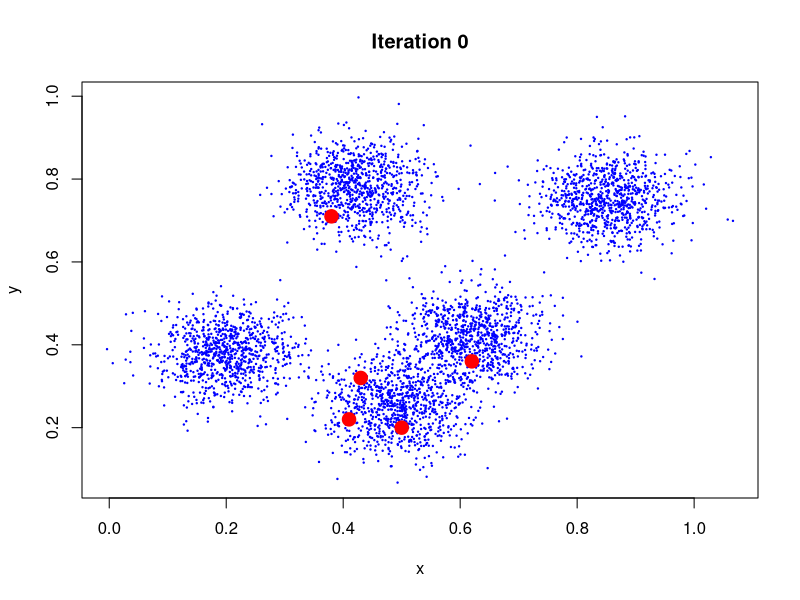
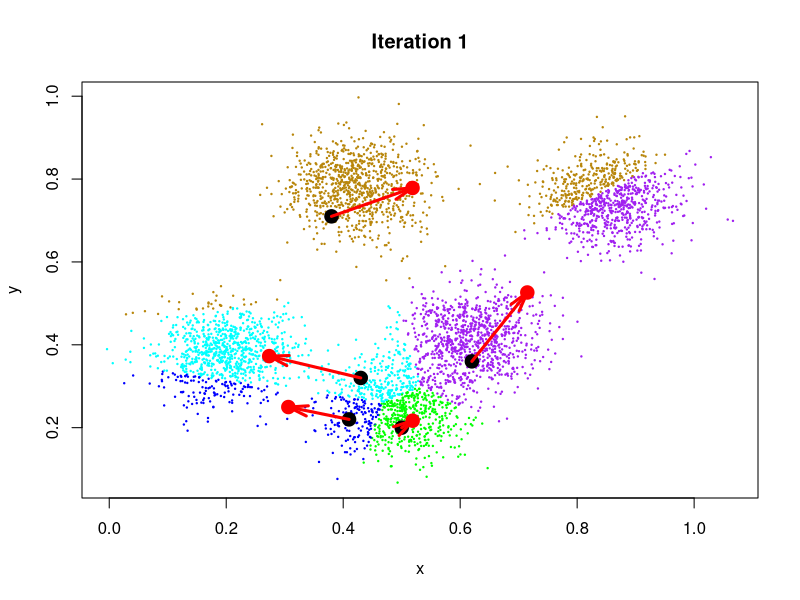
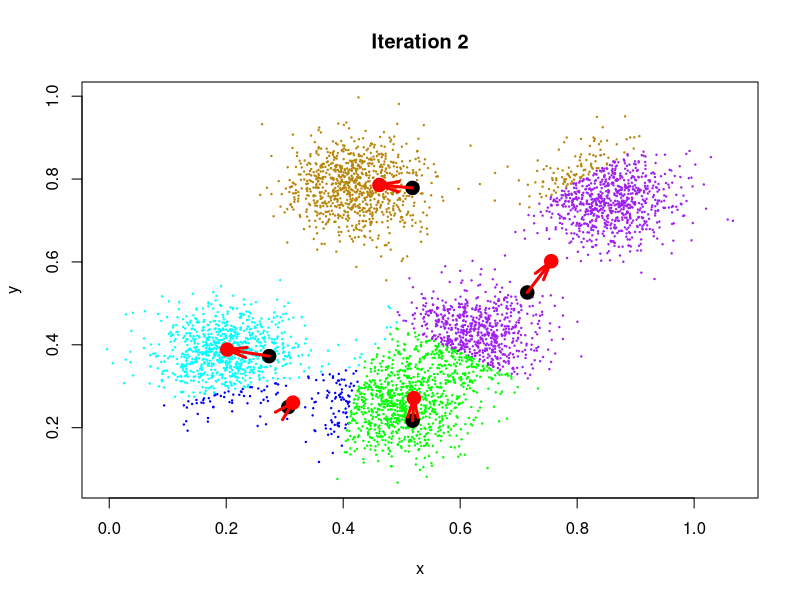
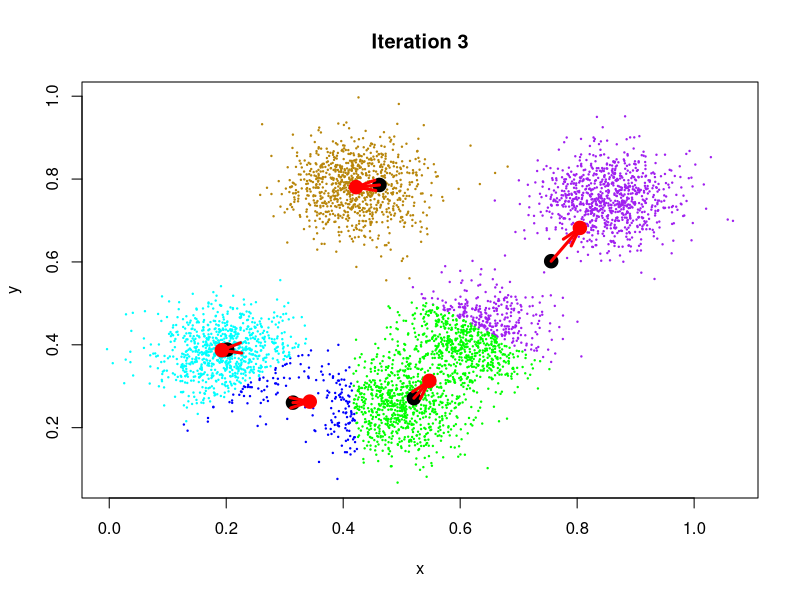
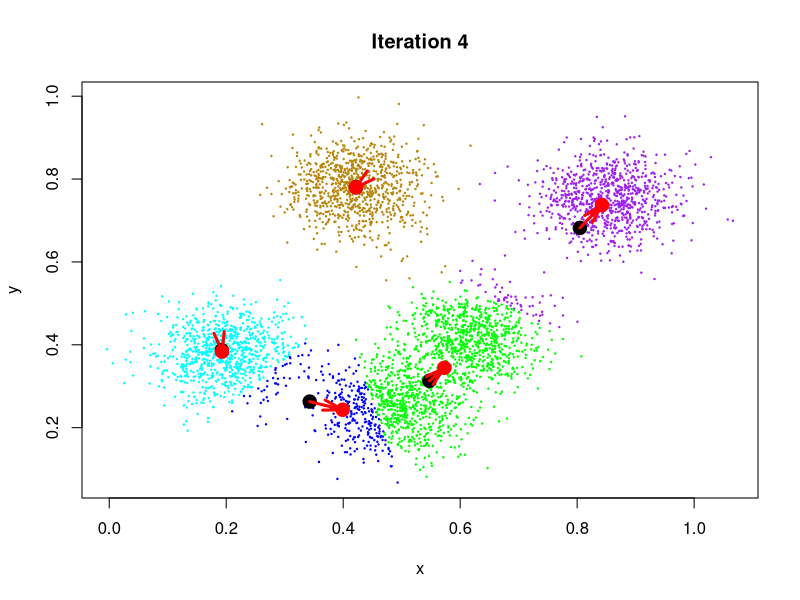
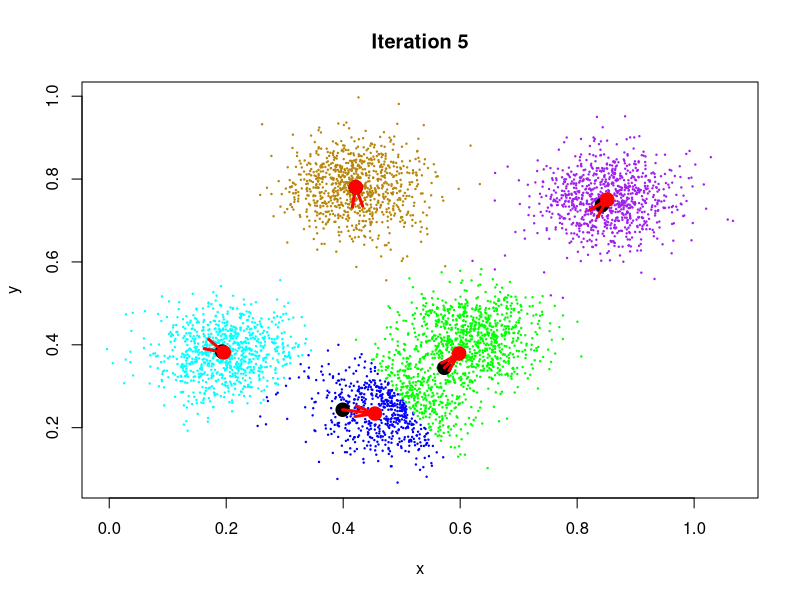
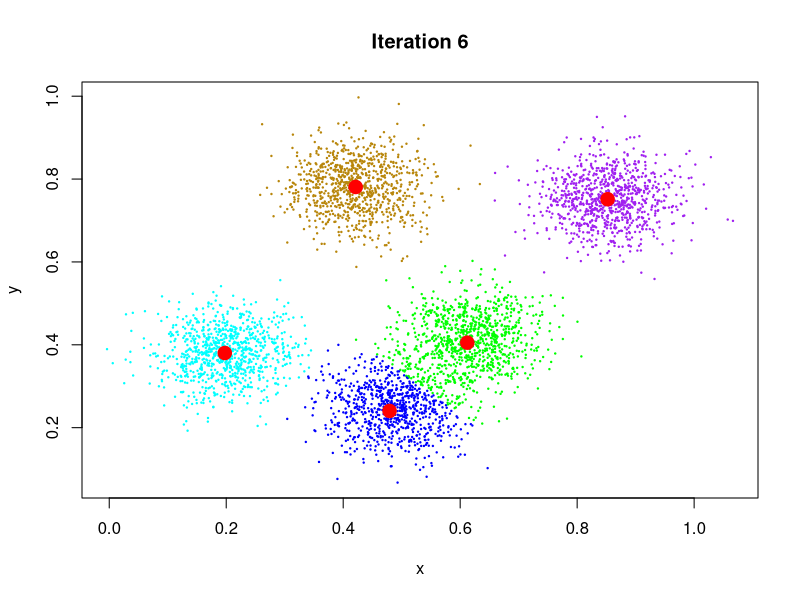
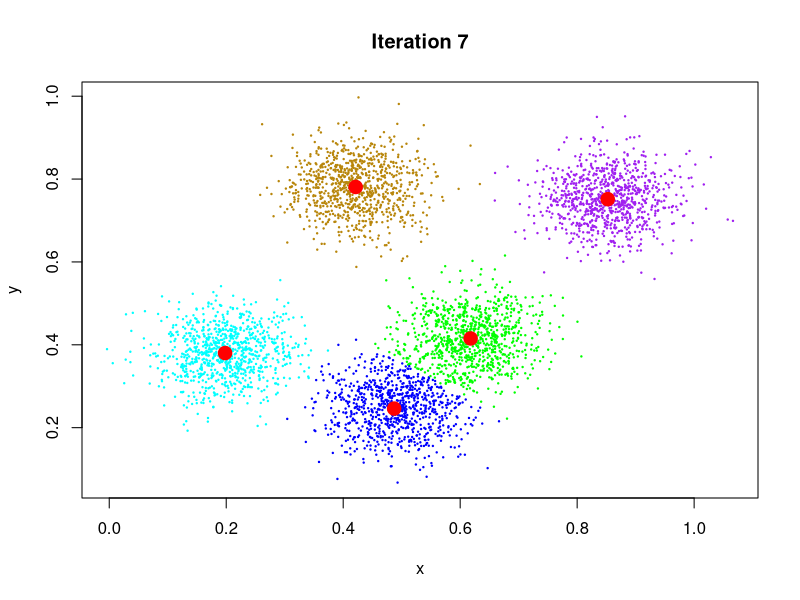

Source code (R) for these figures, in order:
# K Means cluster analysis (step by step)

# beverage <- read.table("Data_beverage.csv", header = T, sep = ";")
# head(beverage)
# summary(beverage)
# 
# beverage$numb.obs <- NULL

set.seed(1234)

# quantity of observations in each cluster
n.obs <- 900
# standart deviation
sd.1 <- 0.06

# Generation of clusters
x1 <- rnorm(n.obs, mean = .20, sd = sd.1)
y1 <- rnorm(n.obs, mean = .38, sd = sd.1)

x2 <- rnorm(n.obs, mean = .49, sd = sd.1)
y2 <- rnorm(n.obs, mean = .25, sd = sd.1)

x3 <- rnorm(n.obs, mean = .62, sd = sd.1)
y3 <- rnorm(n.obs, mean = .42, sd = sd.1)

x4 <- rnorm(n.obs, mean = .42, sd = sd.1)
y4 <- rnorm(n.obs, mean = .78, sd = sd.1)

x5 <- rnorm(n.obs, mean = .85, sd = sd.1)
y5 <- rnorm(n.obs, mean = .75, sd = sd.1)

# Creation one matrix
x.0 <- c(x1, x2, x3, x4, x5)
y.0 <- c(y1, y2, y3, y4, y5)
data.0 <- cbind(x.0, y.0)

colnames(data.0) <- c("x", "y")

# Centers of klusters
x.start <- c(.50, .41, .43, .62, .38)
y.start <- c(.20, .22, .32, .36, .71)
centers.0 <- cbind(x.start, y.start)

# Step by step clustering
clus.1  <- kmeans(data.0, centers = centers.0,       iter.max = 1, algorithm = "Lloyd")
clus.2  <- kmeans(data.0, centers = clus.1$centers,  iter.max = 1, algorithm = "Lloyd")
clus.3  <- kmeans(data.0, centers = clus.2$centers,  iter.max = 1, algorithm = "Lloyd")
clus.4  <- kmeans(data.0, centers = clus.3$centers,  iter.max = 1, algorithm = "Lloyd")
clus.5  <- kmeans(data.0, centers = clus.4$centers,  iter.max = 1, algorithm = "Lloyd")

clus.6  <- kmeans(data.0, centers = clus.5$centers,  iter.max = 1, algorithm = "Lloyd")
clus.7  <- kmeans(data.0, centers = clus.6$centers,  iter.max = 1, algorithm = "Lloyd")
clus.8  <- kmeans(data.0, centers = clus.7$centers,  iter.max = 1, algorithm = "Lloyd")
clus.9  <- kmeans(data.0, centers = clus.8$centers,  iter.max = 1, algorithm = "Lloyd")
clus.10 <- kmeans(data.0, centers = clus.9$centers,  iter.max = 1, algorithm = "Lloyd")

clus.11 <- kmeans(data.0, centers = clus.10$centers, iter.max = 1, algorithm = "Lloyd")
clus.12 <- kmeans(data.0, centers = clus.11$centers, iter.max = 1, algorithm = "Lloyd")
clus.13 <- kmeans(data.0, centers = clus.12$centers, iter.max = 1, algorithm = "Lloyd")
clus.14 <- kmeans(data.0, centers = clus.13$centers, iter.max = 1, algorithm = "Lloyd")
clus.15 <- kmeans(data.0, centers = clus.14$centers, iter.max = 1, algorithm = "Lloyd")



# Size of points in plot
cex.1 <- .2
# Colors of clusters
col.1 <- c("green", "blue", "cyan", "purple", "darkgoldenrod")



plot(data.0, col = "blue", pch = 19, main = "Iteration 0", cex = cex.1)
points(x.start, y.start, col = "red", xlim = c(0, 1), ylim = c(0, 1.1), cex = cex.1 * 9, pch = 19)

plot(data.0, col = col.1[clus.1$cluster], pch = 19, main = "Iteration 1", cex = cex.1)
points(x.start, y.start, col = "black", xlim = c(0, 1), ylim = c(0, 1.1), cex = cex.1 * 9, pch = 19)
points(clus.1$centers, col = "red", xlim = c(0, 1), ylim = c(0, 1.1), cex = cex.1 * 9, pch = 19)
arrows(x.start, y.start, x1 = clus.1$centers[,1], y1 = clus.1$centers[,2],
       col = "red", lwd = 3, angle = 15, length = .2)

plot(data.0, col = col.1[clus.2$cluster], pch = 19, main = "Iteration 2", cex = cex.1)
points(clus.1$centers, col = "black", xlim = c(0, 1), ylim = c(0, 1.1), cex = cex.1 * 9, pch = 19)
points(clus.2$centers, col = "red", xlim = c(0, 1), ylim = c(0, 1.1), cex = cex.1 * 9, pch = 19)
arrows(clus.1$centers[,1], clus.1$centers[,2], x1 = clus.2$centers[,1], y1 = clus.2$centers[,2],
       col = "red", lwd = 3, angle = 15, length = .2)

plot(data.0, col = col.1[clus.3$cluster], pch = 19, main = "Iteration 3", cex = cex.1)
points(clus.2$centers, col = "black", xlim = c(0, 1), ylim = c(0, 1.1), cex = cex.1 * 9, pch = 19)
points(clus.3$centers, col = "red", xlim = c(0, 1), ylim = c(0, 1.1), cex = cex.1 * 9, pch = 19)
arrows(clus.2$centers[,1], clus.2$centers[,2], x1 = clus.3$centers[,1], y1 = clus.3$centers[,2],
       col = "red", lwd = 3, angle = 15, length = .2)

plot(data.0, col = col.1[clus.4$cluster], pch = 19, main = "Iteration 4", cex = cex.1)
points(clus.3$centers, col = "black", xlim = c(0, 1), ylim = c(0, 1.1), cex = cex.1 * 9, pch = 19)
points(clus.4$centers, col = "red", xlim = c(0, 1), ylim = c(0, 1.1), cex = cex.1 * 9, pch = 19)
arrows(clus.3$centers[,1], clus.3$centers[,2], x1 = clus.4$centers[,1], y1 = clus.4$centers[,2],
       col = "red", lwd = 3, angle = 15, length = .2)

plot(data.0, col = col.1[clus.5$cluster], pch = 19, main = "Iteration 5", cex = cex.1)
points(clus.4$centers, col = "black", xlim = c(0, 1), ylim = c(0, 1.1), cex = cex.1 * 9, pch = 19)
points(clus.5$centers, col = "red", xlim = c(0, 1), ylim = c(0, 1.1), cex = cex.1 * 9, pch = 19)
arrows(clus.4$centers[,1], clus.4$centers[,2], x1 = clus.5$centers[,1], y1 = clus.5$centers[,2],
       col = "red", lwd = 3, angle = 15, length = .2)

plot(data.0, col = col.1[clus.6$cluster], pch = 19, main = "Iteration 6", cex = cex.1)
points(clus.6$centers, col = "red", xlim = c(0, 1), ylim = c(0, 1.1), cex = cex.1 * 9, pch = 19)

plot(data.0, col = col.1[clus.7$cluster], pch = 19, main = "Iteration 7", cex = cex.1)
points(clus.7$centers, col = "red", xlim = c(0, 1), ylim = c(0, 1.1), cex = cex.1 * 9, pch = 19)

plot(data.0, col = col.1[clus.8$cluster], pch = 19, main = "Iteration 8", cex = cex.1)
points(clus.8$centers, col = "red", xlim = c(0, 1), ylim = c(0, 1.1), cex = cex.1 * 9, pch = 19)

plot(data.0, col = col.1[clus.9$cluster], pch = 19, main = "Iteration 9", cex = cex.1)
points(clus.9$centers, col = "red", xlim = c(0, 1), ylim = c(0, 1.1), cex = cex.1 * 9, pch = 19)

plot(data.0, col = col.1[clus.10$cluster], pch = 19, main = "Iteration 10", cex = cex.1)
points(clus.10$centers, col = "red", xlim = c(0, 1), ylim = c(0, 1.1), cex = cex.1 * 9, pch = 19)

plot(data.0, col = col.1[clus.11$cluster], pch = 19, main = "Iteration 11", cex = cex.1)
points(clus.11$centers, col = "red", xlim = c(0, 1), ylim = c(0, 1.1), cex = cex.1 * 9, pch = 19)

plot(data.0, col = col.1[clus.12$cluster], pch = 19, main = "Iteration 12", cex = cex.1)
points(clus.12$centers, col = "red", xlim = c(0, 1), ylim = c(0, 1.1), cex = cex.1 * 9, pch = 19)

plot(data.0, col = col.1[clus.13$cluster], pch = 19, main = "Iteration 13", cex = cex.1)
points(clus.13$centers, col = "red", xlim = c(0, 1), ylim = c(0, 1.1), cex = cex.1 * 9, pch = 19)

plot(data.0, col = col.1[clus.14$cluster], pch = 19, main = "Iteration 14", cex = cex.1)
points(clus.14$centers, col = "red", xlim = c(0, 1), ylim = c(0, 1.1), cex = cex.1 * 9, pch = 19)

plot(data.0, col = col.1[clus.15$cluster], pch = 19, main = "Iteration 15", cex = cex.1)
points(clus.15$centers, col = "red", xlim = c(0, 1), ylim = c(0, 1.1), cex = cex.1 * 9, pch = 19)
